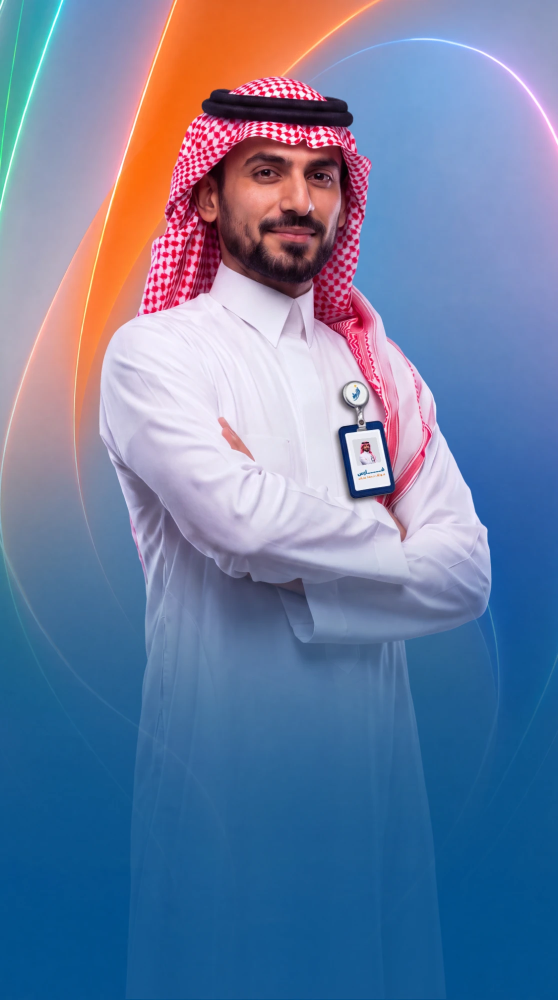
#> input picture assets/portrait3-source.webp, 1116 x 2000 px (shown at 1/2 size)
$ python portrait_lights.py ../assets/portrait3-source.webp
#> lines starting #> are read from the running program, lines starting #| are printed output that depends on the picture
"""Portrait still -> 6 s video where ONLY the background lights and light trails move (1080x1920, 30 fps).

The man is pixel-locked (no warp, no zoom, no camera move): the effects are added to the background
only, through a feathered mask of his traced outline.
  * clearly visible light pulses travel along the existing light trails, with a soft glow halo,
    in two directions so different lines light up at different times
  * the large orange light band gently "breathes" with a slow travelling wave
Every term repeats with the 6 s length, so the clip also loops seamlessly.

    python3 scripts/portrait_lights.py [source] [out.mp4] [--stills]
"""
import subprocess
import sys
from pathlib import Path

import cv2
import numpy as np

ROOT = Path(__file__).resolve().parent.parent
POS = [a for a in sys.argv[1:] if not a.startswith('--')]
SRC = Path(POS[0]) if POS else ROOT / 'assets' / 'portrait3-source.webp'
OUT = Path(POS[1]) if len(POS) > 1 else ROOT / 'output' / 'portrait-lights-6s.mp4'
OUTLINE = ROOT / 'assets' / 'portrait2-outline.txt'
W, H, FPS, DUR = 1080, 1920, 30, 6.0
TAU = 2 * np.pi
FFMPEG = str(ROOT / 'node_modules' / 'ffmpeg-static' / 'ffmpeg')

# work directly at output resolution: one static resample of the source, then effects on top
src8 = cv2.imread(str(SRC), cv2.IMREAD_COLOR)
#> src8 is the input picture: shape (2000, 1116, 3); mean B, G, R 159.8, 125.4, 109
sh, sw = src8.shape[:2]
#> sh = 2000; sw = 1116
k = max(W / sw, H / sh)
#> k = 0.968
M = np.array([[k, 0, (W - 1) / 2 - k * (sw - 1) / 2], [0, k, (H - 1) / 2 - k * (sh - 1) / 2]])
#> M = [[0.968, 0, -0.0161], [0, 0.968, -7.76]]
base8 = cv2.warpAffine(src8, M, (W, H), flags=cv2.INTER_LANCZOS4, borderMode=cv2.BORDER_REPLICATE)
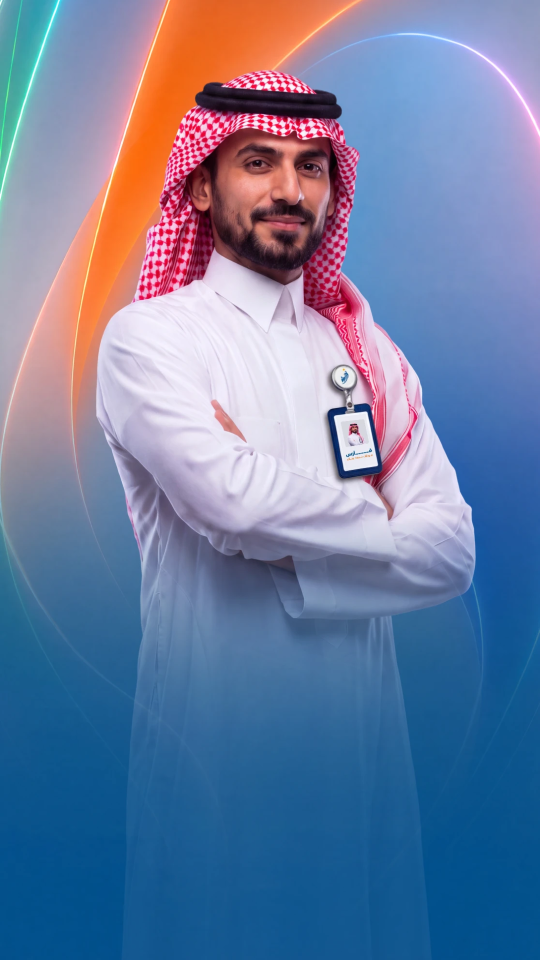
#> base8: shape (1920, 1080, 3) (shown at 1/2 size); mean B, G, R 159.9, 125.6, 109.2
img = base8.astype(np.float32) / 255

# the man: traced outline (source px) -> output px, generous feathered margin
#> (the run stopped early here; a loop or call above may not have finished)

$ run again, with assets/abstract-source-2.webp copied over assets/portrait3-source.webp
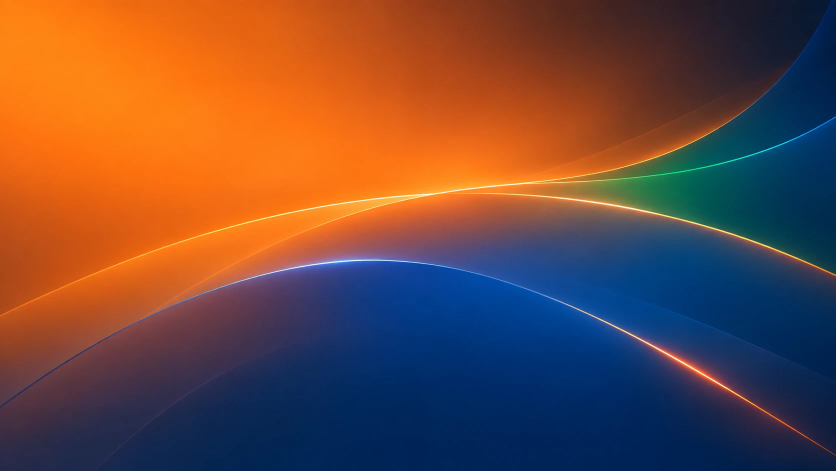
#> input picture assets/abstract-source-2.webp, 1672 x 941 px (shown at 1/2 size)
#> src8 is the input picture: shape (941, 1672, 3); mean B, G, R 63, 74, 111.3
#> `base8 = cv2.warpAffine(src8, M, (W, H), flags=cv2.INTER_LANCZOS4, bord..`:
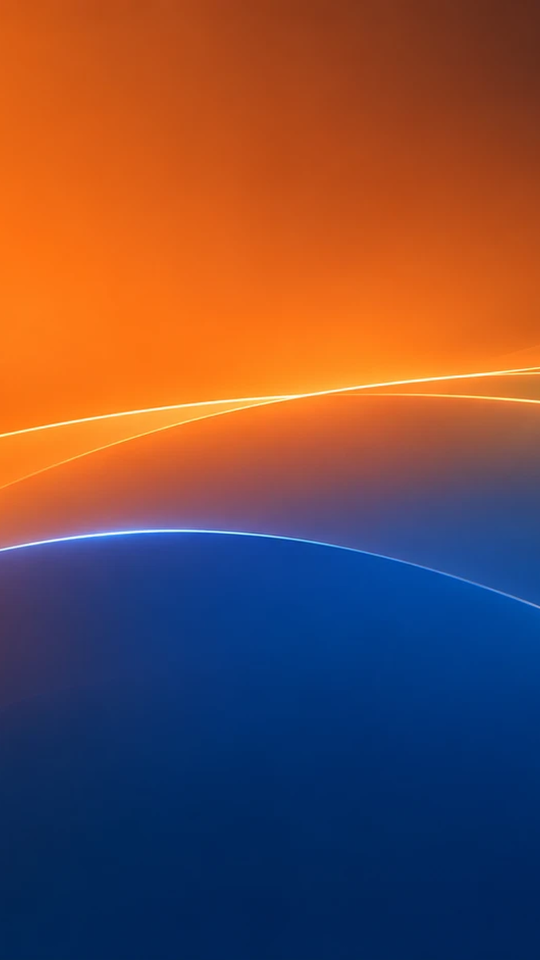
#> base8: shape (1920, 1080, 3) (shown at 1/2 size); mean B, G, R 71.1, 75.2, 114.7

$ run again, with assets/portrait-source.jpg saved as assets/portrait3-source.webp
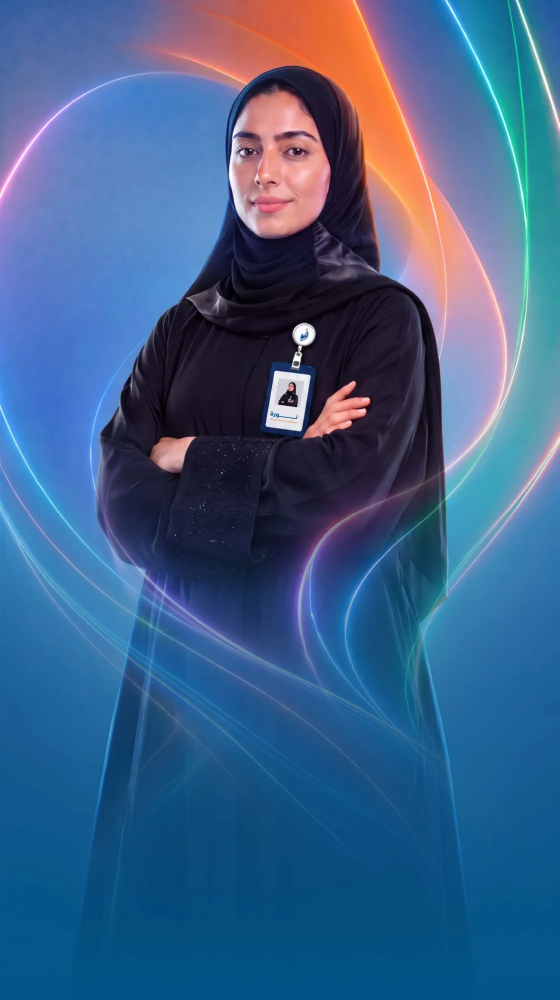
#> input picture assets/portrait-source.jpg, 1119 x 2000 px (shown at 1/2 size)
#> src8 is the input picture: shape (2000, 1119, 3); mean B, G, R 136.8, 96.7, 62.3
#> `base8 = cv2.warpAffine(src8, M, (W, H), flags=cv2.INTER_LANCZOS4, bord..`:
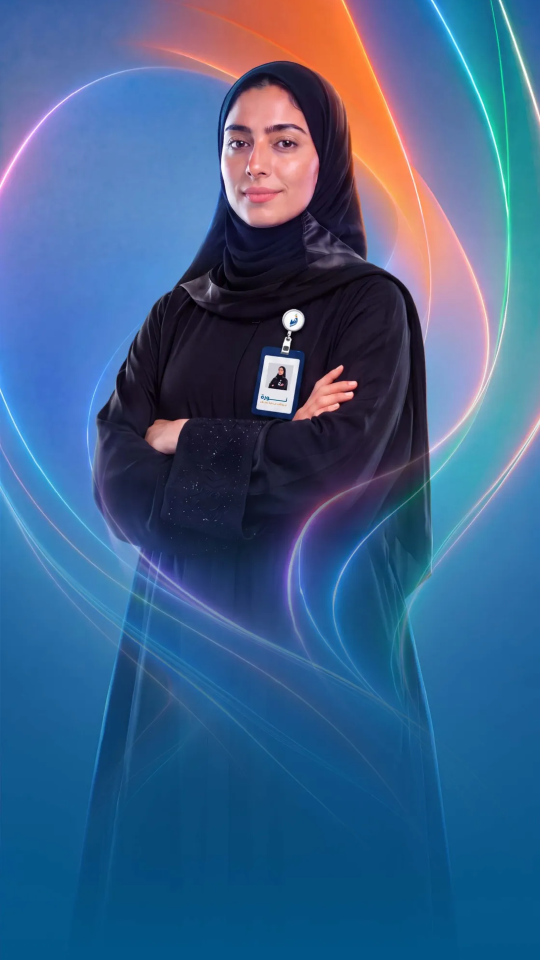
#> base8: shape (1920, 1080, 3) (shown at 1/2 size); mean B, G, R 136.8, 96.7, 62.4
